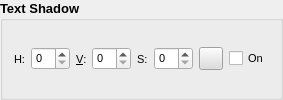
                    <widget class="QGroupBox" name="gbTextShadow">
                     <property name="font">
                      <font>
                       <family>Arial</family>
                       <pointsize>10</pointsize>
                       <weight>75</weight>
                       <bold>true</bold>
                      </font>
                     </property>
                     <property name="title">
                      <string>Text Shadow</string>
                     </property>
                     <layout class="QHBoxLayout" name="horizontalLayout">
                      <item>
                       <widget class="QLabel" name="label_37">
                        <property name="font">
                         <font>
                          <family>Arial</family>
                          <pointsize>8</pointsize>
                          <weight>50</weight>
                          <bold>false</bold>
                         </font>
                        </property>
                        <property name="text">
                         <string>H:</string>
                        </property>
                        <property name="buddy">
                         <cstring>sbShadowHoriz</cstring>
                        </property>
                       </widget>
                      </item>
                      <item>
                       <widget class="QSpinBox" name="sbShadowHoriz">
                        <property name="sizePolicy">
                         <sizepolicy hsizetype="Fixed" vsizetype="Fixed">
                          <horstretch>0</horstretch>
                          <verstretch>0</verstretch>
                         </sizepolicy>
                        </property>
                        <property name="font">
                         <font>
                          <family>Arial</family>
                          <pointsize>8</pointsize>
                          <weight>50</weight>
                          <bold>false</bold>
                         </font>
                        </property>
                       </widget>
                      </item>
                      <item>
                       <widget class="QLabel" name="label_38">
                        <property name="font">
                         <font>
                          <family>Arial</family>
                          <pointsize>8</pointsize>
                          <weight>50</weight>
                          <bold>false</bold>
                         </font>
                        </property>
                        <property name="text">
                         <string>&amp;V:</string>
                        </property>
                        <property name="buddy">
                         <cstring>sbShadowVert</cstring>
                        </property>
                       </widget>
                      </item>
                      <item>
                       <widget class="QSpinBox" name="sbShadowVert">
                        <property name="sizePolicy">
                         <sizepolicy hsizetype="Fixed" vsizetype="Fixed">
                          <horstretch>0</horstretch>
                          <verstretch>0</verstretch>
                         </sizepolicy>
                        </property>
                        <property name="font">
                         <font>
                          <family>Arial</family>
                          <pointsize>8</pointsize>
                          <weight>50</weight>
                          <bold>false</bold>
                         </font>
                        </property>
                       </widget>
                      </item>
                      <item>
                       <widget class="QLabel" name="label_39">
                        <property name="font">
                         <font>
                          <family>Arial</family>
                          <pointsize>8</pointsize>
                          <weight>50</weight>
                          <bold>false</bold>
                         </font>
                        </property>
                        <property name="text">
                         <string>S:</string>
                        </property>
                        <property name="buddy">
                         <cstring>sbShadowBlur</cstring>
                        </property>
                       </widget>
                      </item>
                      <item>
                       <widget class="QSpinBox" name="sbShadowBlur">
                        <property name="sizePolicy">
                         <sizepolicy hsizetype="Fixed" vsizetype="Fixed">
                          <horstretch>0</horstretch>
                          <verstretch>0</verstretch>
                         </sizepolicy>
                        </property>
                        <property name="font">
                         <font>
                          <family>Arial</family>
                          <pointsize>8</pointsize>
                          <weight>50</weight>
                          <bold>false</bold>
                         </font>
                        </property>
                       </widget>
                      </item>
                      <item>
                       <widget class="QToolButton" name="btnShadowColor">
                        <property name="font">
                         <font>
                          <family>MS Shell Dlg 2</family>
                          <pointsize>8</pointsize>
                          <weight>50</weight>
                          <bold>false</bold>
                         </font>
                        </property>
                        <property name="styleSheet">
                         <string notr="true">QToolButton {background-color:#ddd;}</string>
                        </property>
                        <property name="text">
                         <string/>
                        </property>
                       </widget>
                      </item>
                      <item>
                       <widget class="QCheckBox" name="chkShadowOn">
                        <property name="font">
                         <font>
                          <family>Arial</family>
                          <pointsize>8</pointsize>
                          <weight>50</weight>
                          <bold>false</bold>
                         </font>
                        </property>
                        <property name="text">
                         <string>On</string>
                        </property>
                       </widget>
                      </item>
                     </layout>
                     <zorder>label_38</zorder>
                     <zorder>label_37</zorder>
                     <zorder>label_39</zorder>
                     <zorder>sbShadowHoriz</zorder>
                     <zorder>sbShadowVert</zorder>
                     <zorder>sbShadowBlur</zorder>
                     <zorder>btnShadowColor</zorder>
                     <zorder>chkShadowOn</zorder>
                    </widget>
